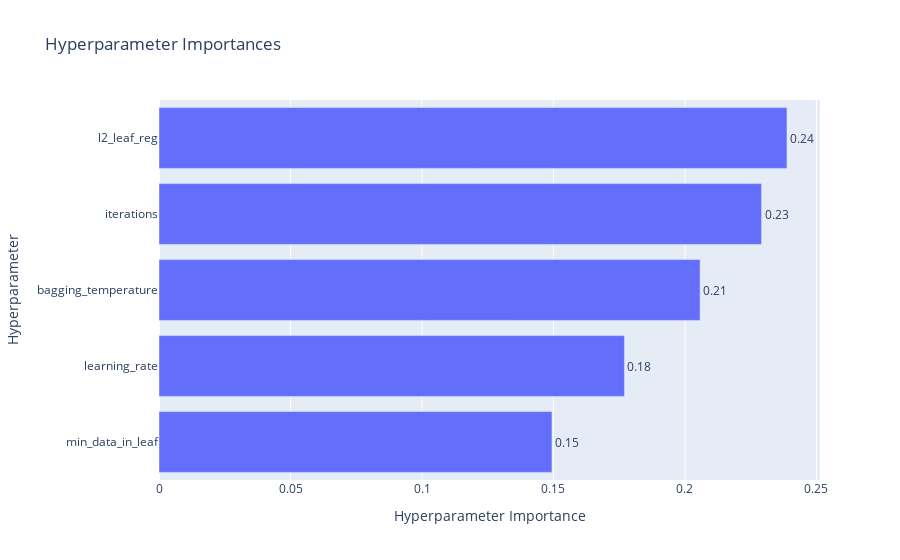

This figure's notebook cell:
### Code cell
optuna.visualization.plot_param_importances(study)

### Figure 1 — Plotly figure (JSON) as saved in the notebook; plotly's stock layout.template omitted (floating-point values rounded to 4 significant figures)
{"data": [{"cliponaxis": false, "hovertemplate": ["min_data_in_leaf (IntDistribution): 0.1494119702314666<extra></extra>", "learning_rate (FloatDistribution): 0.17698212444455172<extra></extra>", "bagging_temperature (FloatDistribution): 0.20573268023303906<extra></extra>", "iterations (IntDistribution): 0.22910482306974397<extra></extra>", "l2_leaf_reg (FloatDistribution): 0.23876840202119856<extra></extra>"], "name": "Objective Value", "orientation": "h", "text": ["0.15", "0.18", "0.21", "0.23", "0.24"], "textposition": "outside", "type": "bar", "x": [0.1494, 0.177, 0.2057, 0.2291, 0.2388], "y": ["min_data_in_leaf", "learning_rate", "bagging_temperature", "iterations", "l2_leaf_reg"]}], "layout": {"title": {"text": "Hyperparameter Importances"}, "xaxis": {"title": {"text": "Hyperparameter Importance"}}, "yaxis": {"title": {"text": "Hyperparameter"}}}}
